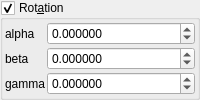
    <widget class="MyGroupBox" name="groupCheck_transf_rotation_enabled">
     <property name="title">
      <string>Rot&amp;ation</string>
     </property>
     <property name="checkable">
      <bool>true</bool>
     </property>
     <layout class="QVBoxLayout" name="verticalLayout_8" stretch="0">
      <property name="spacing">
       <number>2</number>
      </property>
      <property name="leftMargin">
       <number>2</number>
      </property>
      <property name="topMargin">
       <number>2</number>
      </property>
      <property name="rightMargin">
       <number>2</number>
      </property>
      <property name="bottomMargin">
       <number>2</number>
      </property>
      <item>
       <layout class="QGridLayout" name="gridLayout_10" columnstretch="0,1">
        <property name="spacing">
         <number>2</number>
        </property>
        <item row="1" column="0">
         <widget class="QLabel" name="label_35">
          <property name="text">
           <string notr="true">alpha</string>
          </property>
         </widget>
        </item>
        <item row="2" column="0">
         <widget class="QLabel" name="label_34">
          <property name="text">
           <string notr="true">beta</string>
          </property>
         </widget>
        </item>
        <item row="3" column="1">
         <widget class="MyDoubleSpinBox" name="spinboxd3_transf_rotation_z">
          <property name="sizePolicy">
           <sizepolicy hsizetype="Minimum" vsizetype="Maximum">
            <horstretch>0</horstretch>
            <verstretch>0</verstretch>
           </sizepolicy>
          </property>
          <property name="prefix">
           <string/>
          </property>
          <property name="suffix">
           <string/>
          </property>
          <property name="decimals">
           <number>6</number>
          </property>
          <property name="minimum">
           <double>-36000.000000000000000</double>
          </property>
          <property name="maximum">
           <double>36000.000000000000000</double>
          </property>
          <property name="singleStep">
           <double>1.000000000000000</double>
          </property>
         </widget>
        </item>
        <item row="2" column="1">
         <widget class="MyDoubleSpinBox" name="spinboxd3_transf_rotation_y">
          <property name="sizePolicy">
           <sizepolicy hsizetype="Minimum" vsizetype="Maximum">
            <horstretch>0</horstretch>
            <verstretch>0</verstretch>
           </sizepolicy>
          </property>
          <property name="prefix">
           <string/>
          </property>
          <property name="suffix">
           <string/>
          </property>
          <property name="decimals">
           <number>6</number>
          </property>
          <property name="minimum">
           <double>-36000.000000000000000</double>
          </property>
          <property name="maximum">
           <double>36000.000000000000000</double>
          </property>
          <property name="singleStep">
           <double>1.000000000000000</double>
          </property>
         </widget>
        </item>
        <item row="1" column="1">
         <widget class="MyDoubleSpinBox" name="spinboxd3_transf_rotation_x">
          <property name="sizePolicy">
           <sizepolicy hsizetype="Minimum" vsizetype="Maximum">
            <horstretch>0</horstretch>
            <verstretch>0</verstretch>
           </sizepolicy>
          </property>
          <property name="prefix">
           <string/>
          </property>
          <property name="suffix">
           <string/>
          </property>
          <property name="decimals">
           <number>6</number>
          </property>
          <property name="minimum">
           <double>-36000.000000000000000</double>
          </property>
          <property name="maximum">
           <double>36000.000000000000000</double>
          </property>
          <property name="singleStep">
           <double>1.000000000000000</double>
          </property>
         </widget>
        </item>
        <item row="3" column="0">
         <widget class="QLabel" name="label_36">
          <property name="text">
           <string notr="true">gamma</string>
          </property>
         </widget>
        </item>
       </layout>
      </item>
     </layout>
    </widget>
